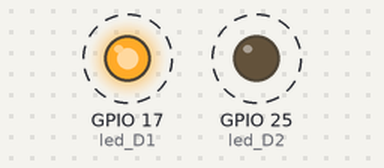
Recording of a program running on a simulated Raspberry Pi (BCM pin numbers). On the bench: output pins drawn as LEDs (lit = HIGH). Dashed ring = blinking.

Above: at 0.5 s.
Timing chart, 0 to 4.6 s (numbered marks = the images above):
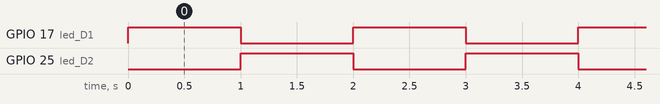

The program:

Leds_1_pooling_v2.py
```python
#############################################################################
# Leds_1_pooling_v2 Amb funcions
#Autor: Pedro J
#modificat:
#	28/09/26 : creació
#	Afegint procediments
#############################################################################


import RPi.GPIO as GPIO
from time import sleep

# Definim el pin utilitzant la numeració GPIO (BCM)
led_D1  = 17
led_D2  = 25
pausa = 1


# Configuració dels pins
GPIO.setmode(GPIO.BCM)       # Fes servir  la numeració de Broadcom (GPIO)
GPIO.setup( [led_D1,led_D2],  GPIO.OUT) # Configura el pins com a sortida . Des de una llista de pins


#print("El pin està parpellejant... Prem Ctrl+C per sortir.")
#////////////////////////////////////////////////////////////////////////////////////
def set_estat(estatD1, estatD2, temps):

	GPIO.output(led_D1, estatD1)
	GPIO.output(led_D2, estatD2)

	sleep(temps)
#////////////////////////////////////////////////////////////////////////////////////

try:
	while True:
		set_estat(GPIO.HIGH, GPIO.LOW, pausa) # Envia corrent (encén)
		set_estat(GPIO.LOW, GPIO.HIGH, pausa)

except KeyboardInterrupt:
		print("\nAturant el programa...")
finally:
		GPIO.cleanup() # Neteja la configuració dels pins al sortir
		print("Pins alliberats correctament.")
```

Measured:
- by itself, GPIO 17 (led_D1), GPIO 25 (led_D2): alternates HIGH for 1.0 s and LOW for 1.0 s
